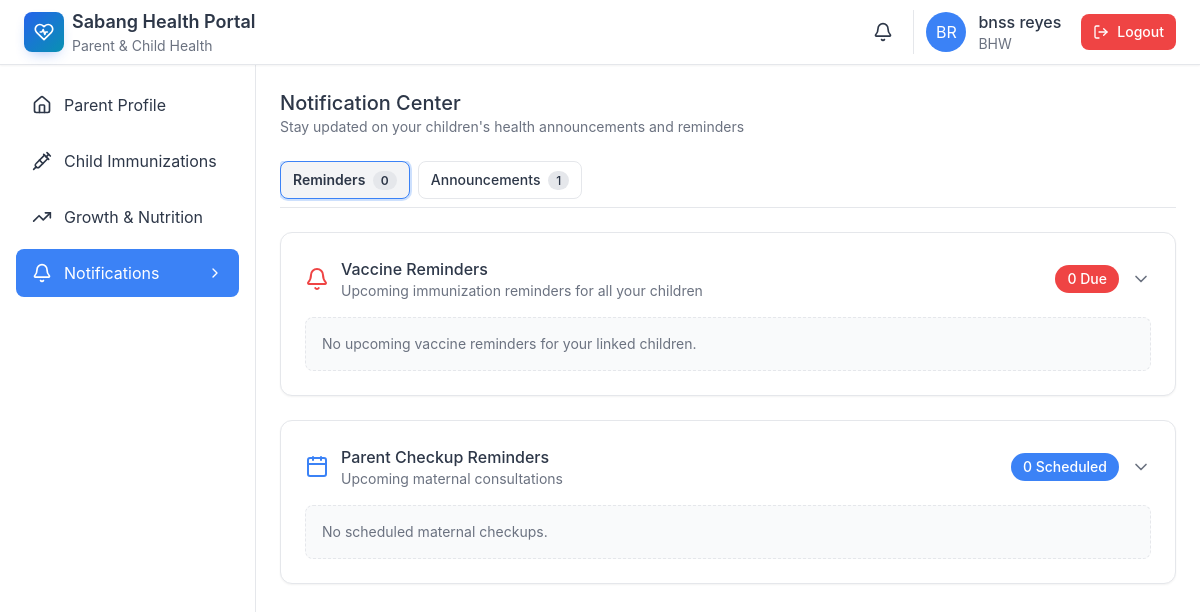
/parent_portal.php?view=notifications (signed in), run on the app's committed database.
### tables this page shows
CREATE TABLE `users` (
  `user_id` int(10) UNSIGNED NOT NULL,
  `username` varchar(100) NOT NULL,
  `email` varchar(255) DEFAULT NULL,
  `password` varchar(255) NOT NULL,
  `password_hash` varchar(255) NOT NULL,
  `first_name` varchar(100) NOT NULL DEFAULT '',
  `middle_name` varchar(100) DEFAULT NULL,
  `last_name` varchar(100) NOT NULL DEFAULT '',
  `role_id` int(10) UNSIGNED NOT NULL,
  `barangay` varchar(100) DEFAULT NULL,
  `birthday` date DEFAULT NULL,
  `is_active` tinyint(1) NOT NULL DEFAULT 1,
  `created_at` timestamp NOT NULL DEFAULT current_timestamp(),
  `updated_at` timestamp NOT NULL DEFAULT current_timestamp() ON UPDATE current_timestamp(),
  `last_login_at` timestamp NULL DEFAULT NULL,
  `created_by_user_id` int(10) UNSIGNED DEFAULT NULL
);

CREATE TABLE `roles` (
  `role_id` int(10) UNSIGNED NOT NULL,
  `role_name` varchar(50) NOT NULL,
  `role_description` text DEFAULT NULL,
  `created_at` timestamp NOT NULL DEFAULT current_timestamp()
);

### views/notifications.php (the view, shortened to what this page needs)
<?php
require_once __DIR__.'/../inc/db.php';
$announcements=[];
if ($stmt = $mysqli->prepare("SELECT event_id, event_title, event_description, event_type, event_date, event_time, location FROM events WHERE is_published=1 AND (event_date IS NULL OR event_date >= CURDATE()) ORDER BY event_date ASC, event_time ASC LIMIT 100")) {
    $stmt->execute();
    $res = $stmt->get_result();
    while ($row = $res->fetch_assoc()) { $announcements[] = $row; }
}
$vaccine_reminders=[];
$parent_checkups = [];
?>
<div class="space-y-6">
    <div class="flex flex-col md:flex-row md:items-end md:justify-between gap-3">
        <div>
            <h2 class="text-xl font-medium">Notification Center</h2>
            <p class="text-sm" style="color: #6b7280;">Stay updated on your children's health announcements and reminders</p>
        </div>
    </div>
    <div class="mt-2">
        <div class="flex gap-2 overflow-x-auto pb-2 border-b" style="border-color:#e5e7eb;">
            <button class="tab-btn px-3 py-2 rounded-lg text-sm font-medium border" data-tab="reminders" aria-selected="true" style="border-color:#e5e7eb; background-color:#f3f4f6;">
                Reminders
                <span class="ml-1 px-2 py-0.5 rounded-full text-xs" style="background-color:#e5e7eb;">
                    <?php echo count($vaccine_reminders) + count($parent_checkups); ?>
                </span>
            </button>
            <button class="tab-btn px-3 py-2 rounded-lg text-sm font-medium border" data-tab="announcements" aria-selected="false" style="border-color:#e5e7eb;">
                Announcements
                <span class="ml-1 px-2 py-0.5 rounded-full text-xs" style="background-color:#e5e7eb;">
                    <?php echo count($announcements); ?>
                </span>
            </button>
        </div>
    </div>
    <div data-panel="reminders" class="space-y-6">
        <div class="bg-white rounded-xl shadow-sm p-6" style="border: 1px solid #e5e7eb;">
            <button id="reminders-toggle" type="button" class="w-full flex items-center justify-between mb-4 text-left">
                <div class="flex items-center gap-3">
                    <i data-lucide="bell" class="w-6 h-6" style="color: #ef4444;"></i>
                    <div>
                        <h3 class="font-medium">Vaccine Reminders</h3>
                        <p class="text-sm" style="color: #6b7280;">Upcoming immunization reminders for all your children</p>
                    </div>
                </div>
                <div class="flex items-center gap-3">
                    <span class="px-3 py-1 rounded-full text-white text-sm font-medium" style="background-color: #ef4444;">
                        <?php echo count($vaccine_reminders); ?> Due
                    </span>
                    <i id="reminders-chevron" data-lucide="chevron-down" class="w-5 h-5" style="transition: transform 0.2s ease; color:#6b7280;"></i>
                </div>
            </button>
            <div id="reminders-content" class="space-y-3">
                <?php if (empty($vaccine_reminders)): ?>
                    <div class="p-4 rounded-lg" style="background-color:#f9fafb; border:1px dashed #e5e7eb;">
                        <p class="text-sm" style="color:#6b7280;">No upcoming vaccine reminders for your linked children.</p>
                    </div>
                <?php endif; ?>
            </div>
        </div>
        <div class="bg-white rounded-xl shadow-sm p-6" style="border: 1px solid #e5e7eb;">
            <button id="checkups-toggle" type="button" class="w-full flex items-center justify-between mb-4 text-left">
                <div class="flex items-center gap-3">
                    <i data-lucide="calendar" class="w-6 h-6" style="color: #3b82f6;"></i>
                    <div>
                        <h3 class="font-medium">Parent Checkup Reminders</h3>
                        <p class="text-sm" style="color: #6b7280;">Upcoming maternal consultations</p>
                    </div>
                </div>
                <div class="flex items-center gap-3">
                    <span class="px-3 py-1 rounded-full text-white text-sm font-medium" style="background-color: #3b82f6;">
                        <?php echo count($parent_checkups); ?> Scheduled
                    </span>
                    <i id="checkups-chevron" data-lucide="chevron-down" class="w-5 h-5" style="transition: transform 0.2s ease; color:#6b7280;"></i>
                </div>
            </button>
            <div id="checkups-content" class="space-y-3">
                <?php if (empty($parent_checkups)): ?>
                    <div class="p-4 rounded-lg" style="background-color:#f9fafb; border:1px dashed #e5e7eb;">
                        <p class="text-sm" style="color:#6b7280;">No scheduled maternal checkups.</p>
                    </div>
                <?php endif; ?>
            </div>
        </div>
    </div>
</div>

### includes/header.php (shortened to what this page needs)
<header class="sticky top-0 z-50 bg-white border-b shadow-sm" style="border-color: #e5e7eb;">
    <div class="flex items-center justify-between h-16 px-4 lg:px-6">
        <div class="flex items-center gap-4">
            <div class="flex items-center gap-2">
                <div class="h-10 w-10 rounded-lg flex items-center justify-center text-white"
                     style="background: linear-gradient(135deg, #2563eb, #0891b2); box-shadow: 0 6px 14px -6px rgba(37,99,235,.45);">
                </div>
                <div class="hidden sm:block">
                    <h1 class="text-lg font-semibold">Sabang Health Portal</h1>
                    <p class="text-sm" style="color: #6b7280;">Parent &amp; Child Health</p>
                </div>
            </div>
        </div>
        <div class="flex items-center gap-3">
            <a href="parent_portal.php?view=notifications" class="p-2 hover:bg-gray-100 rounded-lg relative">
                <i data-lucide="bell" class="w-5 h-5"></i>
            </a>
            <div class="flex items-center gap-3 pl-3 border-l" style="border-color: #e5e7eb;">
                <div class="h-10 w-10 rounded-full flex items-center justify-center text-white" style="background-color: #3b82f6;">
                    <?php echo $user['initials']; ?>
                </div>
                <div class="hidden md:block">
                    <p class="font-medium"><?php echo $user['first_name'] . ' ' . $user['last_name']; ?></p>
                    <p class="text-sm" style="color: #6b7280;"><?php echo $user['role']; ?></p>
                </div>
                <a href="logout.php" class="ml-2 inline-flex items-center gap-2 px-3 py-2 rounded-lg text-sm font-medium"
                   style="background-color:#ef4444; color:white;">
                    <i data-lucide="log-out" class="w-4 h-4"></i>
                    <span class="hidden sm:inline">Logout</span>
                </a>
            </div>
        </div>
    </div>
</header>

### assets/css/globals.css (style rules this page uses)
* { margin: 0; padding: 0; box-sizing: border-box; }
body { font-family: -apple-system, BlinkMacSystemFont, 'Segoe UI', Roboto, 'Helvetica Neue', Arial, sans-serif; line-height: 1.6; color: #2d3748; }
h1, h2, h3, h4, h5, h6 { font-weight: 500; line-height: 1.5; }
h1 { font-size: 1.875rem; }
h2 { font-size: 1.5rem; }
h3 { font-size: 1.25rem; }
p { font-size: 1rem; line-height: 1.5; }
html { scroll-behavior: smooth; }

### parent_portal.php (style rules this page uses)
:root { --primary: #3b82f6; --secondary: #10b981; --accent: #f59e0b; --destructive: #ef4444; }

### data on the page
users: first_name "bnss", last_name "reyes", role.role_name "BHW"

### other printed values
$user['initials'] "BR"
$item['name'] "Parent Profile"
$item['name'] "Child Immunizations"
$item['name'] "Growth & Nutrition"
$item['name'] "Notifications"
count($vaccine_reminders) + count($parent_checkups) "0"
count($announcements) "1"
count($vaccine_reminders) "0"
count($parent_checkups) "0"
